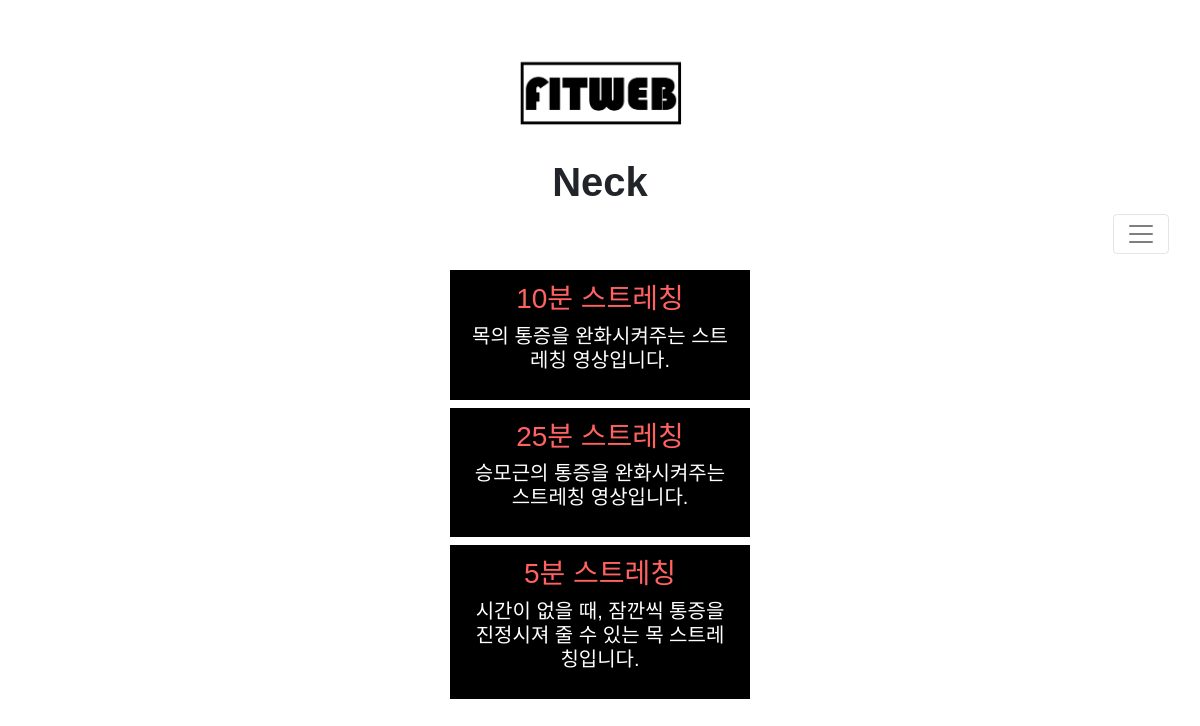
Screenshot of /stretching_list_pain_neck with the database file from the repository.
### fitweb/models.py (models this page shows, shortened)
class Post(models.Model):
    objects_num = models.IntegerField()
    Header_first = models.CharField(max_length=200, default='')
    Header_second = models.CharField(max_length=200, default='')
    Header_third = models.CharField(max_length=200, default='', blank=True)
    Header_four = models.CharField(max_length=200, default='', blank=True)
    author = models.ForeignKey(settings.AUTH_USER_MODEL, on_delete=models.CASCADE)
    title = models.CharField(max_length=200, default='')
    video = EmbedVideoField(blank=True)
    text = models.TextField()
    created_date = models.DateTimeField(
            default=timezone.now)
    published_date = models.DateTimeField(
            blank=True, null=True)

### fitweb/views.py (the view)
# urls.py: path('stretching_list_pain_neck', views.stretching_list_pain_neck, name='stretching_list_pain_neck'),
def stretching_list_pain_neck(request):
    posts = Post.objects.filter(Header_first__contains='stretching', Header_second__contains='pain relief', Header_third__contains='neck')
    posts = posts.order_by("title")
    return render(request, 'fitweb/stretching_list_pain_neck.html', {'posts': posts})

### fitweb/templates/fitweb/stretching_list_pain_neck.html (shortened to what this page needs)
{% load embed_video_tags %}
{% load static %}
<html>
    <head>
        <link rel="stylesheet" href="https://maxcdn.bootstrapcdn.com/bootstrap/4.0.0-beta/css/bootstrap.min.css">
        <link rel="stylesheet" href="{% static "css/main.css" %}">
    </head>
<body>
<h1 class="logo" style="margin-top: 50px"><a id="logo" href="{% url 'home' %}"><img src="../../static/images/logo.png"></a></h1>
<nav class="navbar navbar-light bg-light">
  <div class="container-fluid" >
    <h1 style="width: 100%">
        <header class="page-header" style="overflow: auto;">
            <h1><b>Neck</b></h1>
        </header>
        <button style="float: right" class="navbar-toggler" type="button" data-bs-toggle="collapse" data-bs-target="#navbarSupportedContent" aria-controls="navbarSupportedContent" aria-expanded="false" aria-label="Toggle navigation">
            <span class="navbar-toggler-icon"></span>
        </button>
    </h1>
  </div>
</nav>
<div class="content container" style="text-align: center">
    {% for post in posts %}
        <h2 id="barofont" class="listdown" >
            <ul id="mainlist"  class="list-group list-group-flush">
                <li class="list-group-item" style="background-color: black">
                    <div class="post">
                        <h3><a href="{% url 'detail' pk=post.pk %}", style="color: #ff6261">{{ post.title }}</a></h3>
                        <p style="color: white">{{ post.text|linebreaksbr }}</p>
                    </div>
                </li>
            </ul>
        </h2>
    {% endfor %}
</div>
</body>
</html>

### fitweb/static/css/main.css (style rules this page uses)
body { margin: 0px; font-family: 'Noto Sans KR', sans-serif; min-width: 600px; min-height: 500px; }
.logo { text-align: center; height: 80px; margin-bottom: 20px; }
.logo img { height: 100px; border: 20px; }
.navbar { text-align: center; }
#barofont { width: 100%; }
#barofont a { text-decoration: none; color: white; }
#barofont a { text-decoration: none; }
.list-group-item { font-size: 20px; position: relative; display: block; padding: .75rem 1.25rem; margin-bottom: -1px; background-color: rgba(0,0,0,0); border: 1px solid rgba(0,0,0,.125); }
#mainlist { background-color: rgba(0,0,0,0.2); width: 300px; text-align: center; margin-left: auto; margin-right: auto; }

### fitweb/templates/fitweb/stretching_list_pain_neck.html (style rules this page uses)
body { margin: 0px; font-family: 'Noto Sans KR', sans-serif; min-width: 600px; min-height: 500px; }
.bg-light { background-color: rgba(0,0,0,0)!important; }
@media (min-width: 576px) { .container { max-width: 100%; } }

### rows the page displays
Post: title "10분 스트레칭", text "목의 통증을 완화시켜주는 스트레칭 영상입니다."
Post: title "25분 스트레칭", text "승모근의 통증을 완화시켜주는 스트레칭 영상입니다."
Post: title "5분 스트레칭", text "시간이 없을 때, 잠깐씩 통증을 진정시져 줄 수 있는 목 스트레칭입니다."
